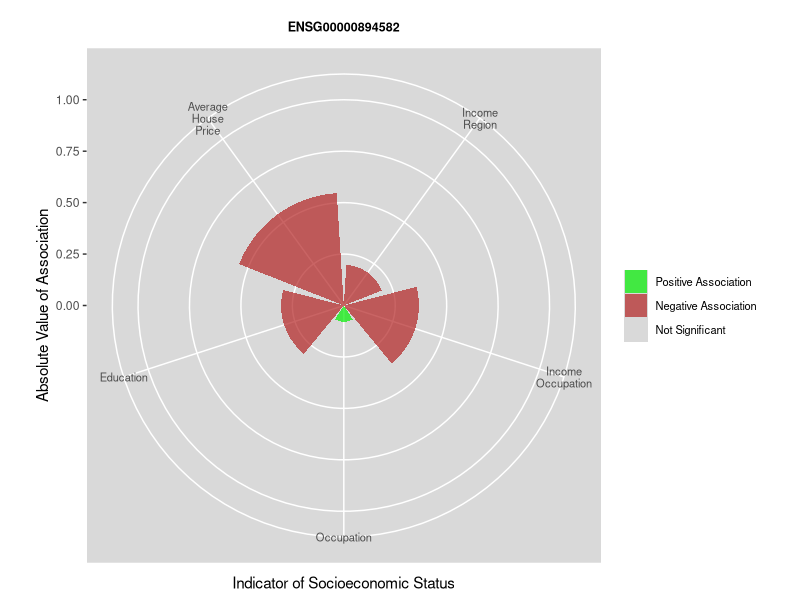
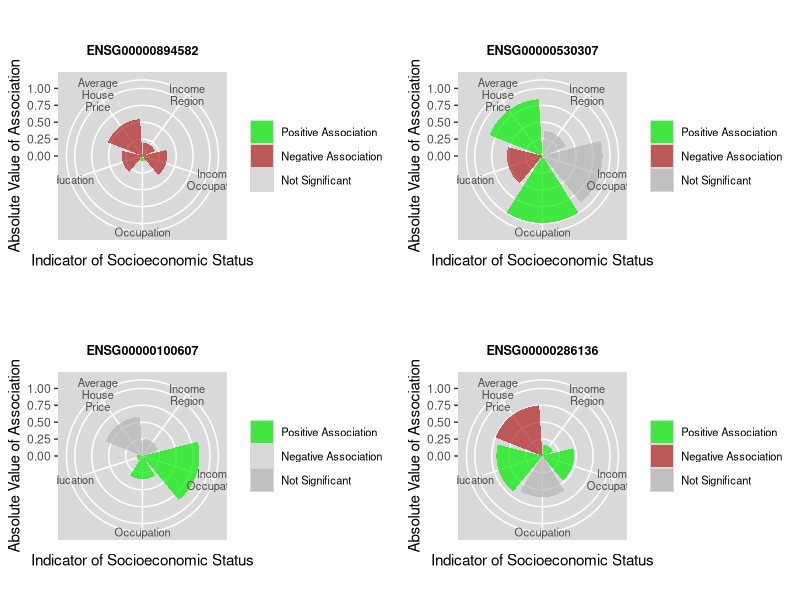

Here is the R script that generated these plots, in order:
#library("lubridate")
library("tidyverse")
library("reshape2")
library("ggplot2")
library("cowplot")
#library("circular")

#ENSG 000 000 572 52
set.seed(201907)
# amount of genes simulated
gene_ass_ses_expr <- paste("ENSG00000", sample(100000:999999, 8, replace = FALSE), sep = "")

# simulate correlations between ses vars and gene expression per gene
ass_ses_expr <- matrix(runif(40, -1, 1), 
                       nrow = 8, ncol = 5) %>%
  as.data.frame()
ass_ses_expr_sig <- matrix(runif(40, 0, 0.10), 
                           nrow = 8, ncol = 5) %>%
  as.data.frame()

# row and colnames
colnames(ass_ses_expr) = colnames(ass_ses_expr_sig) <- c("Income Region", "Income Occupation", "Occupation", 
                                                         "Education", "Average House Price")
rownames(ass_ses_expr) = rownames(ass_ses_expr_sig) <- gene_ass_ses_expr
ass_ses_expr$gene <- rownames(ass_ses_expr)
ass_ses_expr_sig$gene <- rownames(ass_ses_expr_sig)

# reshape wide to long for figures
ass_ses_expr_wide <- melt(ass_ses_expr, 
                          id.vars = c("gene"))
ass_ses_expr_sig_wide <- melt(ass_ses_expr_sig, 
                              id.vars = c("gene"))
ass_ses_expr_wide_final <- left_join(ass_ses_expr_wide, 
                                     ass_ses_expr_sig_wide, 
                                     by = c("gene", "variable"), 
                                     suffix = c("", ".sig"))
ass_ses_expr_wide_final$sig_pos_neg <- rep(NA, nrow(ass_ses_expr_wide_final))
for (i in 1:nrow(ass_ses_expr_wide_final)) {
  if (ass_ses_expr_wide_final[i, 3] > 0) {
    ass_ses_expr_wide_final[i, 5] <- "Positive Association"
  }
  if (ass_ses_expr_wide_final[i, 3] < 0) {
    ass_ses_expr_wide_final[i, 5] <- "Negative Association"
  }
  if (ass_ses_expr_wide_final[i, 4] >= .05) {
    ass_ses_expr_wide_final[i, 5] <- "Not Significant"
  }
}

# define colours
colours <- c(
  "Positive Association" = "green2",
  "Negative Association" = "firebrick",
  "Not Significant" = "Grey70"
)

# break up long variable names
"addline_format" <- function(x,...){
  gsub('\\s','\n', x)
}

# figure ggplot
"fig_association_ses_expr" <- function(what_gene) {
  ass_ses_expr_wide_final %>%
    filter(., gene == what_gene) %>%
    ggplot(., aes(x = factor(variable), y = abs(value), fill = sig_pos_neg)) +
    geom_col(alpha = .7) + 
    coord_polar() + 
    scale_x_discrete(breaks = unique(ass_ses_expr_wide_final$variable),
                     labels = addline_format(c("Income Region", "Income Occupation", 
                                               "Occupation", "Education",
                                             "Average House Price"))) + 
    scale_y_continuous(limits = c(0, 1)) +
    scale_fill_manual(
      values = colours,
      limits = names(colours)) +
    ggtitle(what_gene) +
    theme(plot.title = element_text(hjust = 0.5,
                                    size = 9, 
                                    face = "bold", 
                                    margin = margin(10, 0, 10, 0)),
          axis.text.x = element_text(angle = 0, vjust = 1, hjust = 1, size = 8),
          legend.title = element_blank(),
          legend.text = element_text(size = 8),
          panel.background = element_rect(fill = 'Grey85')) +
    labs(x = "Indicator of Socioeconomic Status", 
         y = "Absolute Value of Association")
   
  }


# test 1 figure
fig_association_ses_expr("ENSG00000894582")

# multiple figures
plot_multi <- plot_grid(fig_association_ses_expr("ENSG00000894582"), fig_association_ses_expr("ENSG00000530307"),
          fig_association_ses_expr("ENSG00000100607"), fig_association_ses_expr("ENSG00000286136"),
          align = "hv")

# save multiplot
ts = as.numeric(Sys.time())
out_fname = sprintf("./plots/association_ses_expr_%.0f", ts)
png(str_c(out_fname, ".png"), width = 13, height = 13, units = "in", res = 600)
plot_multi
dev.off()
